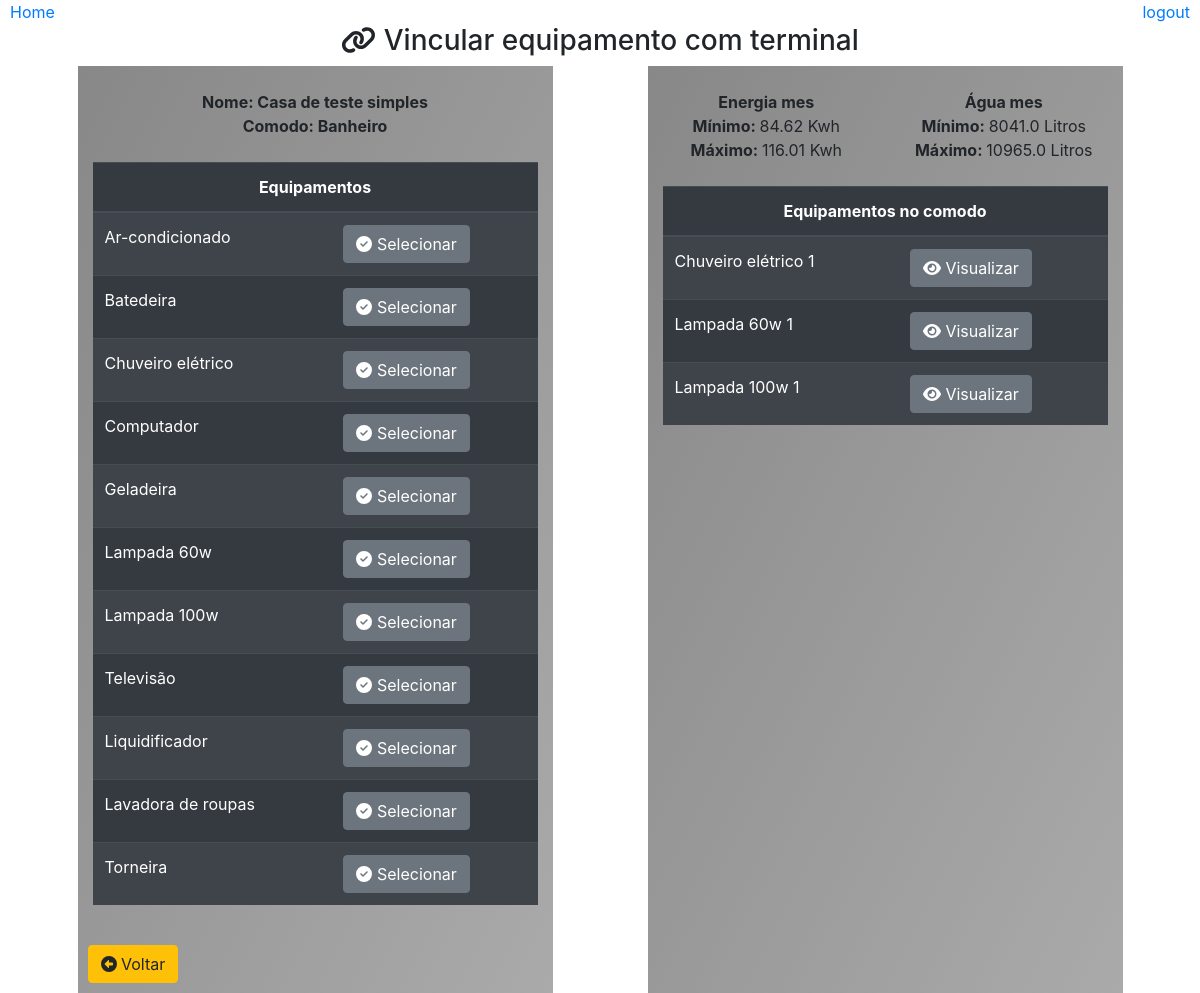
Before: /cadastrar/vincular/equipamento/comodo/?id=4 with the older database file.
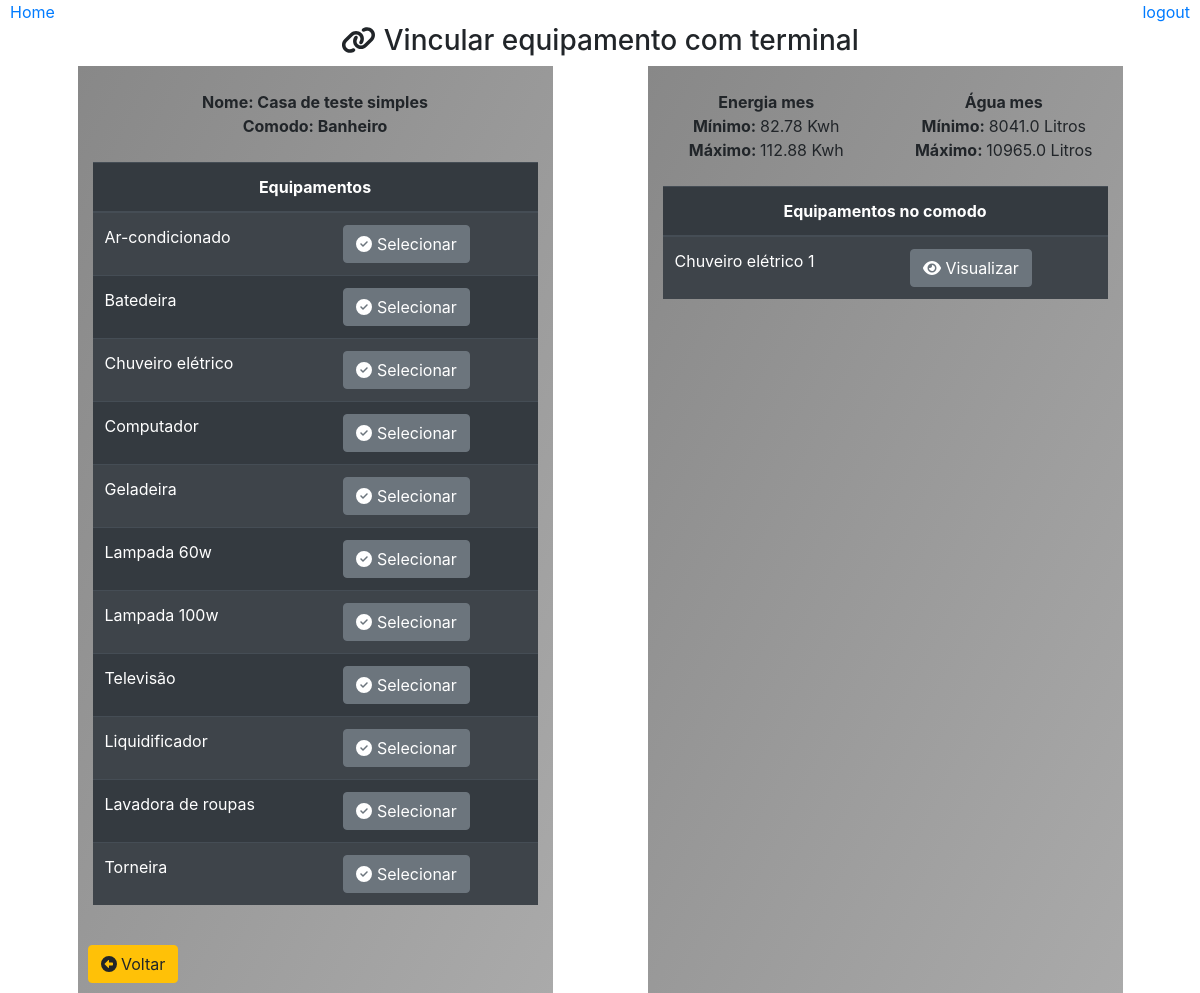
After: the same page with the newer database file.
### core/models.py (models this page shows)
class Comodo(models.Model):
    casa = models.ForeignKey(Casa,on_delete=models.CASCADE)
    nome = models.CharField(max_length=30)
    class Meta:
        db_table = 'comodo'

class Casa(models.Model):
    nome = models.CharField(max_length=30)
    class Meta:
        db_table = 'casa'

class Equipamento(models.Model):
    tipo_consumo = models.ForeignKey(TipoConsumo,on_delete=models.CASCADE)
    tipo_equipamento = models.ForeignKey(TipoEquipamento,on_delete=models.CASCADE)
    nome = models.CharField(max_length=50)
    descricao = models.CharField(max_length=500, null=True)
    consumo_agua = models.FloatField()
    consumo_energia = models.FloatField()
    class Meta:
        db_table = 'equipamento'

class ComodoEquipamento(models.Model):
    apelido = models.IntegerField()
    comodo = models.ForeignKey(Comodo, on_delete=models.CASCADE)
    equipamento = models.ForeignKey(Equipamento, on_delete=models.CASCADE)
    class Meta:
        db_table = 'comodo_equipamento'

### core/pages/casa/views.py (the view)
# urls.py: path('cadastrar/vincular/equipamento/comodo/', cadastro.VincularEquipamento),
def VincularEquipamento(request):
    comodo_id = request.GET.get('id')
    if comodo_id:
        comodo = Comodo.objects.get(id=comodo_id)
        equipamentos = Equipamento.objects.all()
        terminais = ComodoSaida.objects.filter(comodo=comodo)
        consumo = CalcularConsumo(comodo)
        vinculados = []
        multiplo = [] #evita que um chuveiro que esta conectado a duas saidas se repita
        for item in terminais:
            if item.saida is not None and item.comodo_equipamento is not None:
                if item.comodo_equipamento and item.comodo_equipamento.equipamento:
                    if item.comodo_equipamento not in multiplo:
                        item.comodo_equipamento.equipamento.apelido = item.comodo_equipamento.apelido
                        vinculados.append(item.comodo_equipamento)
                    if item.comodo_equipamento.equipamento.tipo_consumo.id == 3: # diretamente
                        multiplo.append(item.comodo_equipamento)
    dados = {
        'titulo': 'Vincular terminal com equipamento',
        'comodo': comodo,
        'equipamentos': equipamentos,
        'vinculados': vinculados,
        'terminais': terminais,
        'consumo': consumo
    }
    return render(request, 'casas/vincularEquipamento.html', dados)

### templates/casas/vincularEquipamento.html (shortened to what this page needs)
{% extends "model-page.html"%}
{% block content %}
    <div align='center'>
        <br>
        <h3><i class="fas fa-link"></i> Vincular equipamento com terminal</h3>
        <div class="container">
            <div class="row">
                <div class="col col-6 col-sm-6 col-md-4 col-lg-5 col-xs-4 container box-gray"><br>
                    <div class="row">
                        <div class="col">
                            <strong >Nome: {{comodo.casa.nome}}</strong><br>
                            <strong >Comodo: {{comodo.nome}}</strong>
                        </div>
                    </div><br>
                    <div class="row">
                        <div class="col">
                            {% if terminais %}
                                {% if equipamentos %}
                                    <table class="table table-striped table-dark">
                                        <thead>
                                            <tr align="center">
                                                <th colspan="2">Equipamentos</th>
                                            </tr>
                                        </thead>
                                        {% for item in equipamentos %}
                                            <tr>
                                                <td>
                                                    {{item.nome}}
                                                </td>
                                                <td>
                                                    <form action="/cadastrar/vincular/equipamento/comodo/selecionar/" method="GET">
                                                        <button type="submit" class="btn btn-secondary">
                                                            <i class="fas fa-check-circle"></i>
                                                            Selecionar
                                                        </button>
                                                    </form>
                                                </td>
                                            </tr>
                                        {% endfor %}
                                    </table>
                                {% endif %}
                            {% else %}
                                <strong>Nenhum terminal de saida cadastrado<strong>
                            {% endif %}
                        </div>
                    </div>
                    <br>
                    <a type="button" class="btn btn-warning" style="position: absolute; left: 10px;" href="/cadastrar/vincular/equipamento?id={{comodo.casa.id}}">
                        <i class='fas fa-arrow-alt-circle-left'></i> Voltar
                    </a>
                    <br><br>
                </div>
                {% if vinculados %}
                    <div class="col col-6 col-sm-6 col-md-4 col-lg-5 col-xs-4 container box-gray"><br>
                        <div class="row">
                            <div class="col">
                                <strong align="center">Energia mes</strong><br>
                                <strong>Mínimo: </strong> {{consumo.energia_min}} Kwh<br>
                                <strong>Máximo: </strong> {{consumo.energia_max}} Kwh
                            </div>
                            <div class="col">
                                <strong align="center">Água mes</strong><br>
                                <strong>Mínimo: </strong> {{consumo.agua_min}} Litros<br>
                                <strong>Máximo: </strong> {{consumo.agua_max}} Litros
                            </div>
                        </div><br>
                        <table class="table table-striped table-dark">
                            <thead>
                                <tr align="center">
                                    <th colspan="2">Equipamentos no comodo</th>
                                </tr>
                            </thead>
                            {% for item in vinculados %}
                                <tr>
                                    <td>
                                        {{item.equipamento.nome}} {{item.equipamento.apelido}}
                                    </td>
                                    <td>
                                        <form action="/cadastrar/vincular/equipamento/comodo/visualizar/" method="GET">
                                            <button type="submit" class="btn btn-secondary">
                                                <i class="fas fa-eye"></i>
                                                Visualizar
                                            </button>
                                        </form>
                                    </td>
                                </tr>
                            {% endfor %}
                        </table>
                    </div>
                {% endif %}
            </div>
        </div>
    </div>
{% endblock %}

### templates/model-page.html (shortened to what this page needs)
<!DOCTYPE html>
<html lang="en">
    <head>
        {% include 'model-header.html' %}
    </head>
    <body>
        {% load static %}
        {% block content %} {% endblock %}
    </body>
</html>

### templates/model-header.html (shortened to what this page needs)
<head>
    {% load static %}
    <link type="text/css" href="{% static 'css/all.css' %}" rel="stylesheet"/>
    <link rel="stylesheet" href="https://stackpath.bootstrapcdn.com/bootstrap/4.5.2/css/bootstrap.min.css">
    <link type="text/css" href="{% static 'css/style.css' %}" rel="stylesheet"/>
    {% if request.get_full_path != '/home/' %}
        <a style="position: fixed; left: 10px;" href="/home/">Home</a>
    {% endif %}
    {% if titulo != 'Login' %}
        <a style="position: fixed; right: 10px;" href="/logout">logout</a>
    {% endif %}
</head>

### static/css/all.css (style rules this page uses)
.fa-eye:before { content: "\f06e"; }
.fa-link:before { content: "\f0c1"; }

### static/css/style.css (style rules this page uses)
.box-gray { background-image: linear-gradient(to bottom right, #888888, #AAAAAA ); }

Changed rows visible on the page:
removed ComodoEquipamento: equipamento.nome "Lampada 60w", equipamento.apelido "1"
removed ComodoEquipamento: equipamento.nome "Lampada 100w", equipamento.apelido "1"
Other visible differences:
{{ consumo.energia_min }}: "84.62" → "82.78"
{{ consumo.energia_max }}: "116.01" → "112.88"
